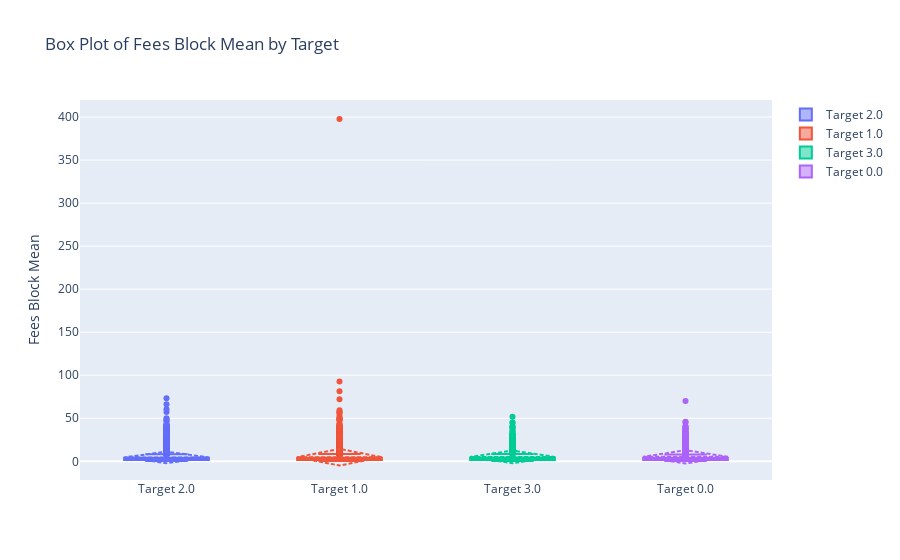

The notebook cell saved with this chart:
### Code cell
# 각 target 그룹에 따른 fees_block_mean의 박스 플롯
fig = make_subplots(rows=1, cols=1)

for target_value in eda_df['target'].unique():
    subset = eda_df[eda_df['target'] == target_value]
    fig.add_trace(
        go.Box(
            y=subset['fees_transaction_mean_usd'], 
            name=f'Target {target_value}',
            boxmean='sd'  # 박스 평균과 표준편차
        )
    )

fig.update_layout(
    title_text="Box Plot of Fees Block Mean by Target",
    yaxis_title="Fees Block Mean"
)

fig.show()

### Figure 1 — Plotly figure (JSON) as saved in the notebook; plotly's stock layout.template omitted (floating-point values rounded to 4 significant figures; data arrays with more than 128 entries replaced by an {"elided": "..."} marker saying what was removed)
{"data": [{"boxmean": "sd", "name": "Target 2.0", "type": "box", "y": {"elided": "3671 float values"}}, {"boxmean": "sd", "name": "Target 1.0", "type": "box", "y": {"elided": "3544 float values"}}, {"boxmean": "sd", "name": "Target 3.0", "type": "box", "y": {"elided": "805 float values"}}, {"boxmean": "sd", "name": "Target 0.0", "type": "box", "y": {"elided": "740 float values"}}], "layout": {"title": {"text": "Box Plot of Fees Block Mean by Target"}, "xaxis": {"anchor": "y", "domain": [0, 1]}, "yaxis": {"anchor": "x", "domain": [0, 1], "title": {"text": "Fees Block Mean"}}}}
